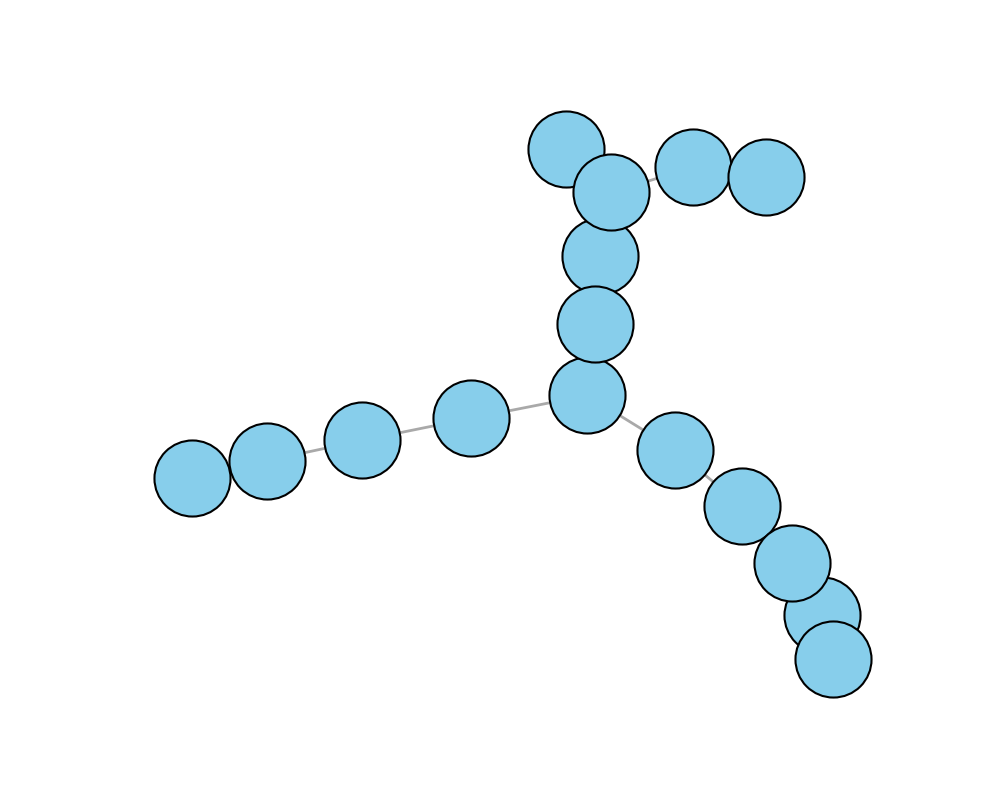

This figure's Python source:
import matplotlib.pyplot as plt
import networkx as nx

nodes = [
    'Dragon', 'Phoenix', 'Unicorn', 'Griffin', 'Mermaid',
    'Sword of Light', 'Phoenix Feather', 'Unicorn Horn',
    'Griffin Claw', 'Mermaid Scale',
    'Fairy', 'Pegasus', 'Troll',
    'Magic Wand', 'Pegasus Feather', 'Troll Stone'
]

edges = [
    ('Dragon', 'Sword of Light'),
    ('Dragon', 'Griffin Claw'),
    ('Phoenix', 'Phoenix Feather'),
    ('Phoenix', 'Sword of Light'),
    ('Unicorn', 'Unicorn Horn'),
    ('Griffin', 'Griffin Claw'),
    ('Mermaid', 'Mermaid Scale'),
    ('Mermaid', 'Unicorn Horn'),
    ('Phoenix', 'Mermaid Scale'),
    ('Fairy', 'Magic Wand'),
    ('Fairy', 'Phoenix Feather'),
    ('Pegasus', 'Pegasus Feather'),
    ('Pegasus', 'Magic Wand'),
    ('Troll', 'Troll Stone'),
    ('Troll', 'Griffin Claw')
]

G = nx.Graph()
G.add_nodes_from(nodes)
G.add_edges_from(edges)

node_color = 'skyblue'
pos = nx.spring_layout(G, seed=42)

plt.figure(figsize=(10, 8))
nx.draw_networkx_nodes(G, pos, node_size=3000, node_color=node_color, edgecolors='black', linewidths=1.5)
nx.draw_networkx_edges(G, pos, width=2, edge_color='darkgrey')

plt.axis('off')
plt.show()
